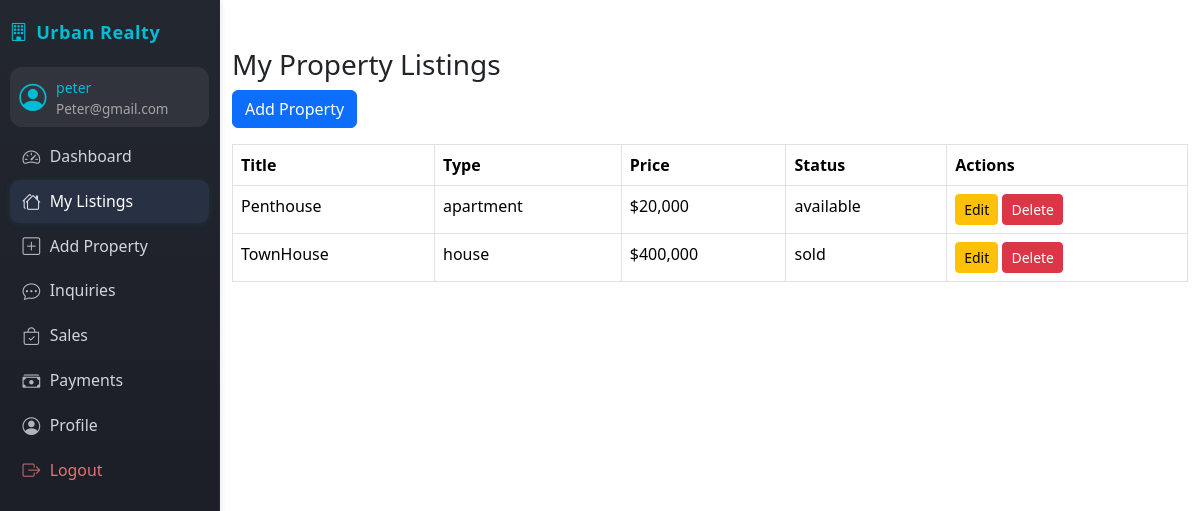
Screenshot of /properties/my_properties.php (signed in) with the database file from the repository.
### tables this page shows
CREATE TABLE `users` (
  `id` int(11) NOT NULL AUTO_INCREMENT,
  `username` varchar(100) DEFAULT NULL,
  `password` varchar(255) DEFAULT NULL,
  `email` varchar(100) DEFAULT NULL,
  `role` enum('admin','agent','client') DEFAULT NULL,
  `created_at` datetime DEFAULT current_timestamp(),
  PRIMARY KEY (`id`),
  UNIQUE KEY `username` (`username`),
  UNIQUE KEY `email` (`email`)
);

CREATE TABLE `properties` (
  `id` int(11) NOT NULL AUTO_INCREMENT,
  `agent_id` int(11) DEFAULT NULL,
  `title` varchar(255) DEFAULT NULL,
  `description` text DEFAULT NULL,
  `price` decimal(12,2) DEFAULT NULL,
  `location` varchar(100) DEFAULT NULL,
  `type` enum('apartment','house','land','commercial') DEFAULT NULL,
  `image` varchar(255) DEFAULT NULL,
  `status` enum('available','sold') DEFAULT 'available',
  `created_at` datetime DEFAULT current_timestamp(),
  PRIMARY KEY (`id`),
  KEY `agent_id` (`agent_id`),
  CONSTRAINT `properties_ibfk_1` FOREIGN KEY (`agent_id`) REFERENCES `users` (`id`)
);

### properties/my_properties.php (the view, shortened to what this page needs)
<?php require_once('../includes/auth.php'); require_once('../includes/db.php');
$aid = $_SESSION['user_id'];
$res = $conn->query("SELECT * FROM properties WHERE agent_id=$aid ORDER BY id DESC");
?>
<!DOCTYPE html>
<html><head>
    <link rel="stylesheet" href="../assets/css/bootstrap.min.css">
</head><body>
    <?php include('../includes/sidebar.php'); ?>
<div class="container mt-5">
    <h3>My Property Listings</h3>
    <a href="add_property.php" class="btn btn-primary mb-3">Add Property</a>
    <table class="table table-bordered">
        <tr><th>Title</th><th>Type</th><th>Price</th><th>Status</th><th>Actions</th></tr>
        <?php while($row=$res->fetch_assoc()): ?>
        <tr>
            <td><?=$row['title']?></td>
            <td><?=$row['type']?></td>
            <td>$<?=number_format($row['price'])?></td>
            <td><?=$row['status']?></td>
            <td>
                <a href="edit_property.php?id=<?=$row['id']?>" class="btn btn-sm btn-warning">Edit</a>
                <a href="delete_property.php?id=<?=$row['id']?>" class="btn btn-sm btn-danger" onclick="return confirm('Delete?')">Delete</a>
            </td>
        </tr>
        <?php endwhile; ?>
    </table>
</div></body></html>

### includes/sidebar.php (shortened to what this page needs)
<?php
$role = $_SESSION['role'];
$user_id = $_SESSION['user_id'] ?? null;
$user_name = '';
$user_email = '';
if ($user_id) {
    $user_res = $conn->query("SELECT username,email FROM users WHERE id=$user_id");
    if ($user_res && $user_res->num_rows) {
        $u = $user_res->fetch_assoc();
        $user_name = htmlspecialchars($u['username']);
        $user_email = htmlspecialchars($u['email']);
    }
}
?>
<head>
    <link rel="stylesheet" href="https://cdn.jsdelivr.net/npm/bootstrap-icons@1.11.3/font/bootstrap-icons.min.css">
</head>
<nav class="sidebar">
    <div class="sidebar-brand">
        <i class="bi bi-building"></i> Urban Realty
    </div>
    <div class="user-mini-profile mb-2">
        <i class="bi bi-person-circle"></i>
        <div class="user-details">
            <span><?= $user_name ?: ucfirst($role) ?></span>
            <small style="color:#a5a5a5;font-size:0.95em;"><?= $user_email ?></small>
        </div>
    </div>
    <ul class="nav flex-column">
        <?php if($role=='admin'): ?>
            <li><a href="../dashboards/admin_dashboard.php" class="nav-link <?=strpos($_SERVER['PHP_SELF'],'admin_analytics.php')!==false?'active':''?>"><i class="bi bi-speedometer2"></i> Dashboard</a></li>
            <li><a href="../users/manage_users.php" class="nav-link <?=strpos($_SERVER['PHP_SELF'],'manage_users.php')!==false?'active':''?>"><i class="bi bi-people"></i> Users</a></li>
            <li><a href="../properties/manage_properties.php" class="nav-link <?=strpos($_SERVER['PHP_SELF'],'manage_properties.php')!==false?'active':''?>"><i class="bi bi-house-gear"></i> Properties</a></li>
            <li><a href="../sales/view_sales.php" class="nav-link <?=strpos($_SERVER['PHP_SELF'],'view_sales.php')!==false?'active':''?>"><i class="bi bi-bag-check"></i> Sales</a></li>
            <li><a href="../payments/view_payments.php" class="nav-link <?=strpos($_SERVER['PHP_SELF'],'view_payments.php')!==false?'active':''?>"><i class="bi bi-cash-stack"></i> Payments</a></li>
        <?php elseif($role=='agent'): ?>
            <li><a href="../dashboards/agent_dashboard.php" class="nav-link <?=strpos($_SERVER['PHP_SELF'],'agent_dashboard.php')!==false?'active':''?>"><i class="bi bi-speedometer2"></i> Dashboard</a></li>
            <li><a href="../properties/my_properties.php" class="nav-link <?=strpos($_SERVER['PHP_SELF'],'my_properties.php')!==false?'active':''?>"><i class="bi bi-houses"></i> My Listings</a></li>
            <li><a href="../properties/add_property.php" class="nav-link <?=strpos($_SERVER['PHP_SELF'],'add_property.php')!==false?'active':''?>"><i class="bi bi-plus-square"></i> Add Property</a></li>
            <li><a href="../inquiries/view_inquiries.php" class="nav-link <?=strpos($_SERVER['PHP_SELF'],'view_inquiries.php')!==false?'active':''?>"><i class="bi bi-chat-dots"></i> Inquiries</a></li>
            <li><a href="../sales/view_sales.php" class="nav-link <?=strpos($_SERVER['PHP_SELF'],'view_sales.php')!==false?'active':''?>"><i class="bi bi-bag-check"></i> Sales</a></li>
            <li><a href="../payments/view_payments.php" class="nav-link <?=strpos($_SERVER['PHP_SELF'],'view_payments.php')!==false?'active':''?>"><i class="bi bi-cash-stack"></i> Payments</a></li>
            <li><a href="../users/profile.php" class="nav-link <?=strpos($_SERVER['PHP_SELF'],'profile.php')!==false?'active':''?>"><i class="bi bi-person-circle"></i> Profile</a></li>
        <?php endif; ?>
        <li><a href="../auth/logout.php" class="nav-link text-danger"><i class="bi bi-box-arrow-right"></i> Logout</a></li>
    </ul>
</nav>

### includes/sidebar.php (style rules this page uses)
.sidebar { position: fixed; top: 0; left: 0; height: 100vh; width: 220px; background: linear-gradient(180deg,#23272f 0,#171923 100%); color: #fff; padding: 1.2rem 0.6rem 1rem 0.6rem; z-index: 1000; border-right: 1px solid #292b36; box-shadow: 1px 0 6px rgba(0,0,0,0.09); display: flex; flex-direction: column; font-size: 0.96rem; overflow-y: auto; min-height: 0; max-height: 100vh; }
.sidebar-brand { font-size: 1.13rem; font-weight: 600; letter-spacing: .5px; margin-bottom: 1.3rem; color: #00bcd4; display: flex; align-items:center; gap: 0.5rem; }
.sidebar .user-mini-profile { background: rgba(255,255,255,0.07); border-radius: .75rem; padding: .6rem .6rem .5rem .6rem; margin-bottom: 1.5rem; font-size: .89rem; display: flex; align-items: center; gap: 0.6rem; }
.sidebar .user-mini-profile .bi-person-circle { font-size: 1.7rem; color: #00bcd4; }
.sidebar .user-mini-profile .user-details span { display: block; color: #00bcd4; font-weight: 500; margin-bottom: 0; font-size: 0.99em; }
.sidebar .nav { flex: 1 1 auto; margin-bottom: 1.4rem; }
.sidebar .nav-link { color: #d1d6de; margin-bottom: .10rem; padding: .52rem 0.8rem; font-size: 0.99rem; border-radius: .6rem; display: flex; align-items: center; gap: .60rem; transition: background .14s, color .13s; font-weight: 500; }
.sidebar .nav-link.active, .sidebar .nav-link:hover, .sidebar .nav-link:focus { color: #fff !important; background: #283043 !important; box-shadow: 0 1px 7px rgba(0,188,212,.09); }
.sidebar .nav-link .bi { font-size: 1.12em; opacity: 0.82; }
.sidebar .nav-link.text-danger { color: #e57373 !important; }
body { margin-left: 220px !important; }

### rows the page displays
users: username "peter", email "Peter@gmail.com"
properties: title "Penthouse", type "apartment", price "20,000", status "available"
properties: title "TownHouse", type "house", price "400,000", status "sold"
